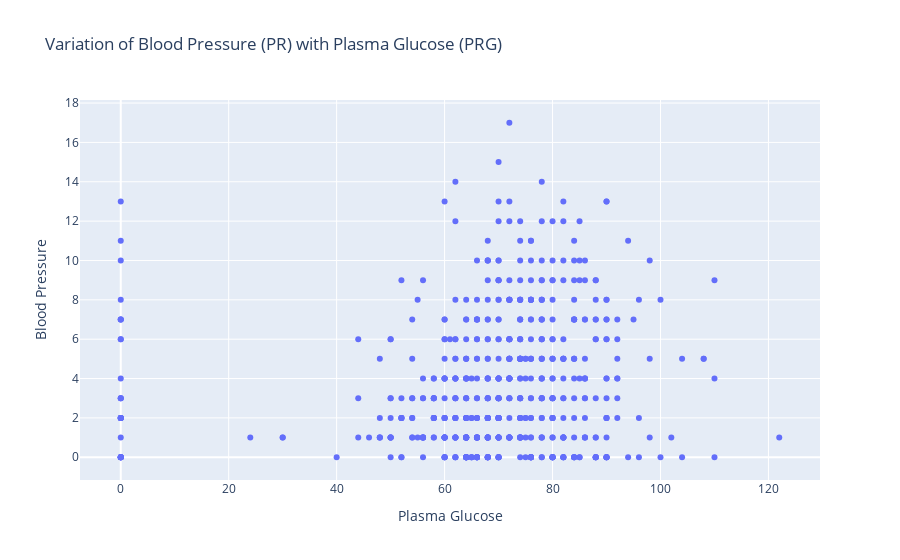

The code cell stored with this chart in its notebook:
### Markdown cell above
### QUESTION 4

Variation of Blood Pressure (PR) with Plasma Glucose (PRG)

### Code cell
# Plot the scatter plot
fig = px.scatter(train, x='PR', y='PRG', title='Variation of Blood Pressure (PR) with Plasma Glucose (PRG)')

fig.update_layout(xaxis_title='Plasma Glucose', yaxis_title='Blood Pressure')

# Show the plot
fig.show()

### Figure 1 — Plotly figure (JSON) as saved in the notebook; plotly's stock layout.template omitted (floating-point values rounded to 4 significant figures; data arrays with more than 128 entries replaced by an {"elided": "..."} marker saying what was removed)
{"data": [{"hovertemplate": "PR=%{x}<br>PRG=%{y}<extra></extra>", "legendgroup": "", "marker": {"color": "#636efa", "symbol": "circle"}, "mode": "markers", "name": "", "orientation": "v", "showlegend": false, "type": "scatter", "x": {"elided": "599 int values"}, "xaxis": "x", "y": {"elided": "599 int values"}, "yaxis": "y"}], "layout": {"legend": {"tracegroupgap": 0}, "title": {"text": "Variation of Blood Pressure (PR) with Plasma Glucose (PRG)"}, "xaxis": {"anchor": "y", "domain": [0, 1], "title": {"text": "Plasma Glucose"}}, "yaxis": {"anchor": "x", "domain": [0, 1], "title": {"text": "Blood Pressure"}}}}
